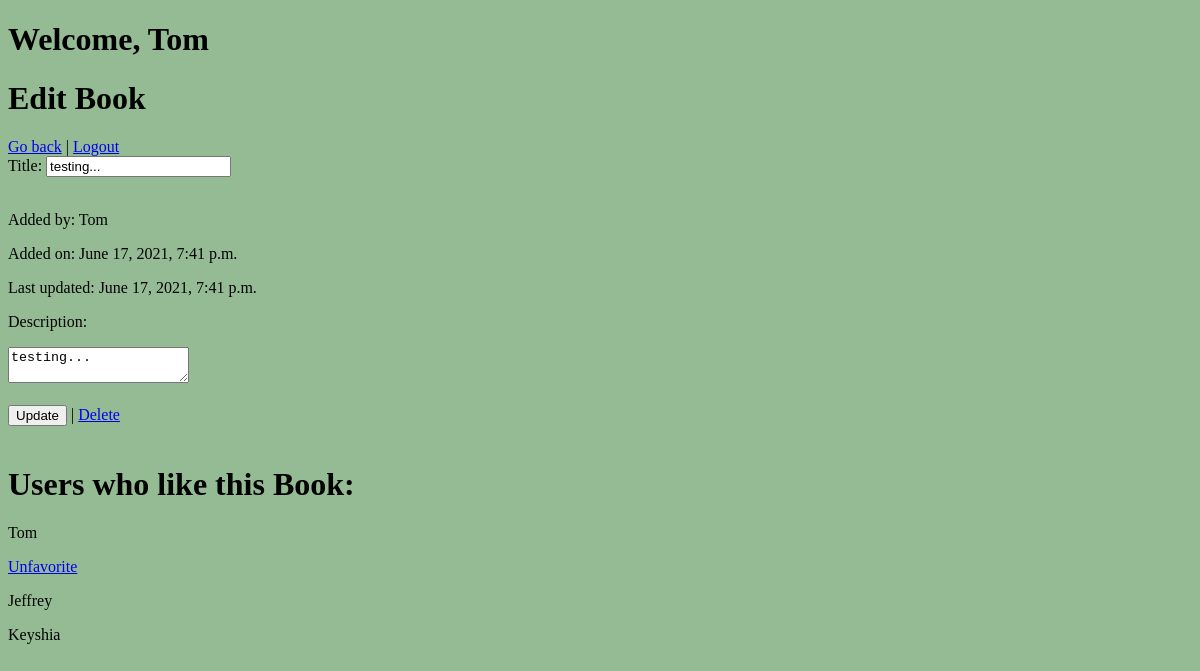
/was_favorited_check/1 (signed in), run on an earlier commit of the app's database.
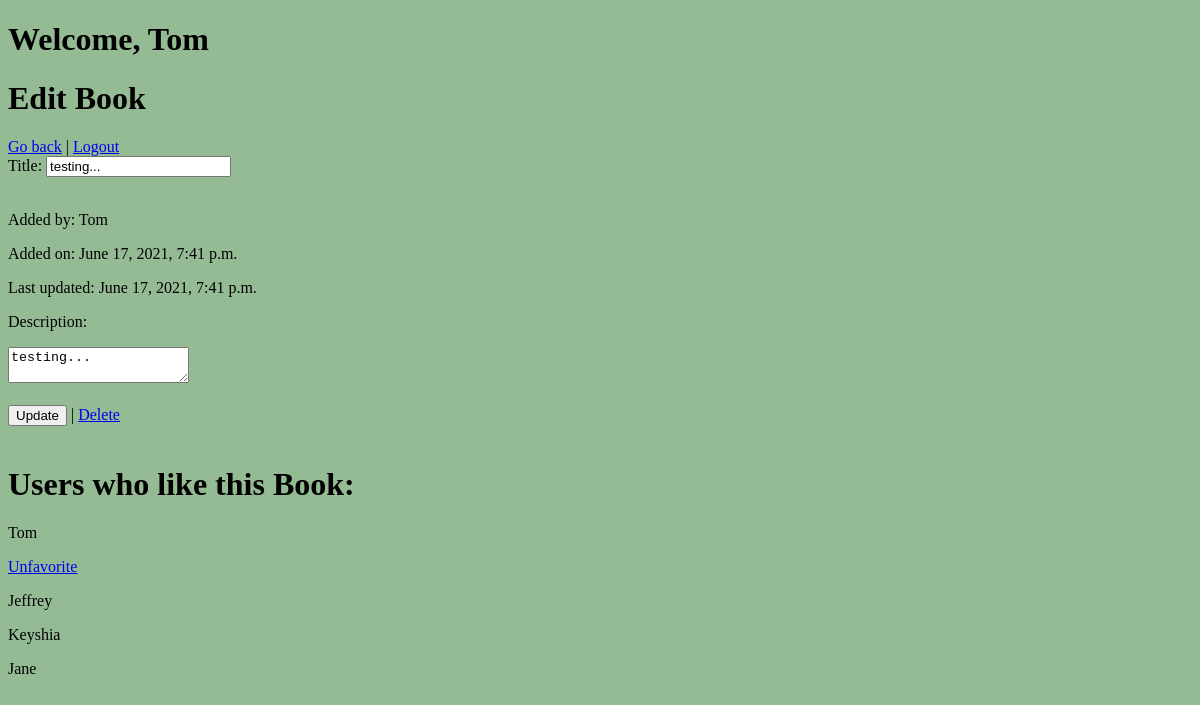
And on a later commit of the database.
### favorite_books_app/models.py (models this page shows)
class User(models.Model):
    first_name = models.CharField(max_length=255)
    last_name = models.CharField(max_length=255)
    email = models.EmailField(max_length=255)
    password = models.CharField(max_length=255)
    updated_at = models.DateTimeField(auto_now=True)
    created_at = models.DateTimeField(auto_now_add = True)
    objects = UserManager()

### favorite_books_app/views.py (the view, shortened to what this page needs)
# urls.py: path('was_favorited_check/<int:id>', views.was_favorited_check),
def was_favorited_check(request, id):
    if 'user_id' not in request.session:
        return redirect('/')
    this_user = User.objects.filter(id = request.session['user_id'])
    clicked_book = Book.objects.get(id=id)
    book_likers = clicked_book.users.all()
    all_books= Book.objects.all()
    current_user = this_user[0]
    if current_user.id == clicked_book.upload_status.id:
        context = {
            "current_user" : this_user[0],
            "book_likers": book_likers,
            "clicked_book": Book.objects.get(id=id),
        }
        return render (request, "edit_book.html", context)

### favorite_books_app/templates/edit_book.html (shortened to what this page needs)
<!DOCTYPE html>
<html lang = "en">
<head>
    {% load static %}
    <link rel="stylesheet" href="{% static 'background-color.css' %}">
</head>
<body>
<h1 id="welcome-add">Welcome, {{ current_user.first_name }}</h1>
<h1>Edit Book</h1>
<a href= "/books">Go back</a> | <a id = "logout-add" href="/logout">Logout</a>
<form action="/update/{{ clicked_book.id }}" method='POST'>
    <label for="title">Title:</label>
    <input class="title" type="text" name = "title" value="{{ clicked_book.title }}">
    <br><br>
    <p>Added by: {{ clicked_book.upload_status.first_name }}</p>
    <p>Added on: {{ clicked_book.created_at }}</p>
    <p>Last updated: {{clicked_book.updated_at }}</p>
    <p class = "description">Description:</p>
    <textarea name="description">{{ clicked_book.description }}</textarea>
    <br><br>
    <input type="submit" name ="update-btn" value="Update" id = "button"> | <a href= "/delete/{{ clicked_book.id }}">Delete</a>
    <br><br>
</form>
<h1>Users who like this Book:</h1>
{% for user in book_likers %}
    <p> {{ user.first_name }} </p>
    {% if current_user.first_name == user.first_name %}
    <a href= "/unfavorite/{{ clicked_book.id }}">Unfavorite</a>
    {% endif %}
{% endfor %}
</body>
</html>

What changed in the data, as far as the page shows it:
added User: first_name "Jane"
